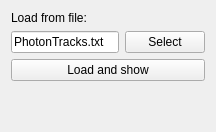
          <widget class="QWidget" name="tab_3">
           <attribute name="title">
            <string>Tracks</string>
           </attribute>
           <layout class="QVBoxLayout" name="verticalLayout_13">
            <item>
             <widget class="QLabel" name="label_3">
              <property name="text">
               <string>Load from file:</string>
              </property>
             </widget>
            </item>
            <item>
             <layout class="QHBoxLayout" name="horizontalLayout_8">
              <item>
               <widget class="QLineEdit" name="leTracksFile">
                <property name="text">
                 <string>PhotonTracks.txt</string>
                </property>
               </widget>
              </item>
              <item>
               <widget class="QPushButton" name="pbSelectTracksFile">
                <property name="text">
                 <string>Select</string>
                </property>
               </widget>
              </item>
             </layout>
            </item>
            <item>
             <widget class="QPushButton" name="pbLoadAndShowTracks">
              <property name="text">
               <string>Load and show</string>
              </property>
             </widget>
            </item>
            <item>
             <spacer name="verticalSpacer_14">
              <property name="orientation">
               <enum>Qt::Vertical</enum>
              </property>
              <property name="sizeHint" stdset="0">
               <size>
                <width>20</width>
                <height>40</height>
               </size>
              </property>
             </spacer>
            </item>
           </layout>
          </widget>
